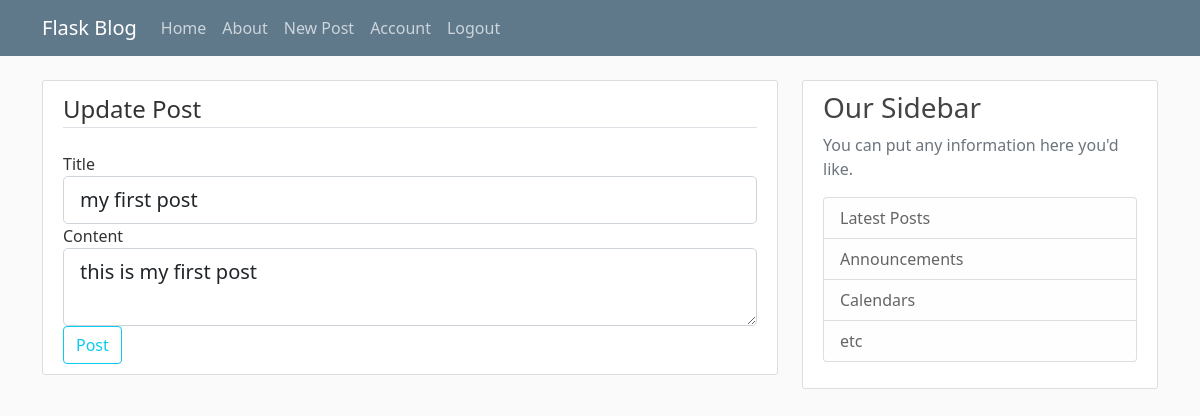
The app's page /post/1/update (signed in), older data.
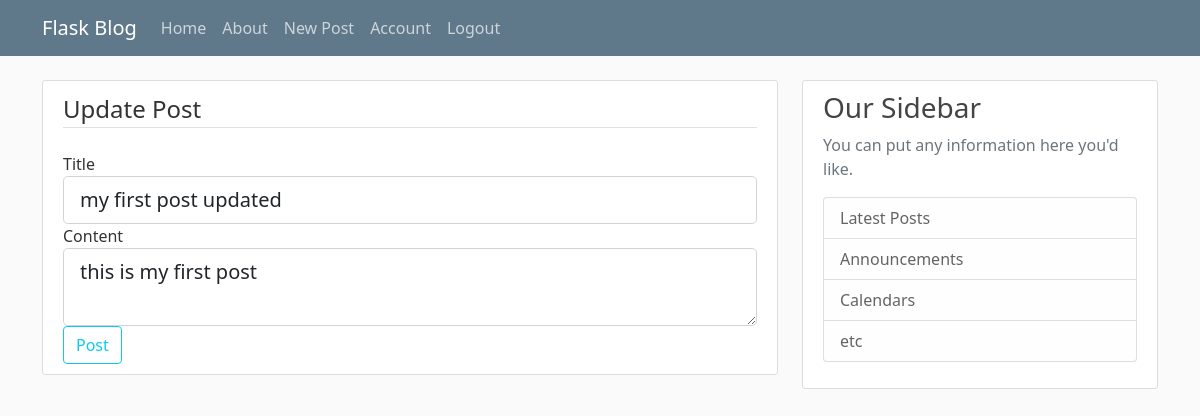
The same page, newer data.
### flaskblog/models.py (models this page shows, shortened)
class Post(db.Model):
    id = db.Column(db.Integer, primary_key=True)
    title = db.Column(db.String(100), nullable=False)
    date_posted = db.Column(db.DateTime, nullable=False, default=datetime.utcnow)
    content = db.Column(db.Text, nullable=False)
    user_id = db.Column(db.Integer, db.ForeignKey('user.id'), nullable=False)

### flaskblog/routes.py (the view)
@app.route("/post/<int:post_id>/update", methods=["POST","GET"])
@login_required
def update_post(post_id):
  post = Post.query.get_or_404(post_id)
  if post.author != current_user:
    abort(403)
  form = PostForm()
  if form.validate_on_submit():
    post.title = form.title.data
    post.content = form.content.data
    db.session.commit()
    flash('Your post has been updated!', 'success')
    return redirect(url_for('post',post_id=post.id))
  elif request.method == 'GET':
    form.title.data = post.title
    form.content.data = post.content
  return render_template('create_post.html', title="Update post", form=form, legend='Update Post')

### flaskblog/forms.py
class PostForm(FlaskForm):
    title = StringField('Title',validators=[DataRequired()])
    content = TextAreaField('Content', validators=[DataRequired()])
    submit = SubmitField('Post')

### flaskblog/models.py (called while the page is built)
@login_manager.user_loader
def load_user(user_id):
  return User.query.get(int(user_id))

### flaskblog/templates/create_post.html (shortened to what this page needs)
{% extends "layout.html" %}
{% block content %}
<div class="content-section">
    <form method="POST" action="">
        <fieldset class="form-group">
            <legend class="border-bottom mb-4">{{ legend }}</legend>
            <div class="form-group">
                {{ form.title.label(class="form-control-label") }}
                {% if form.title.errors %}
                    {{ form.title(class="form-control form-control-lg is-invalid") }}
                    <div class="invalid-feedback">
                        {% for error in form.title.errors %}
                            <span>{{ error }}</span>
                        {% endfor %}
                    </div>
                {% else %}
                    {{ form.title(class="form-control form-control-lg") }}
                {% endif %}
            </div>
            <div class="form-group">
                {{ form.content.label(class="form-control-label") }}
                {% if form.content.errors %}
                    {{ form.content(class="form-control form-control-lg is-invalid") }}
                    <div class="invalid-feedback">
                        {% for error in form.content.errors %}
                            <span>{{ error }}</span>
                        {% endfor %}
                    </div>
                {% else %}
                    {{ form.content(class="form-control form-control-lg") }}
                {% endif %}
            </div>
        </fieldset>
        <div class="form-group">
            {{ form.submit(class="btn btn-outline-info") }}
        </div>
    </form>
</div>
{% endblock content %}

Row changes from the older to the newer data that the page shows:
changed Post "this is my first post": title "my first post" → "my first post updated"
